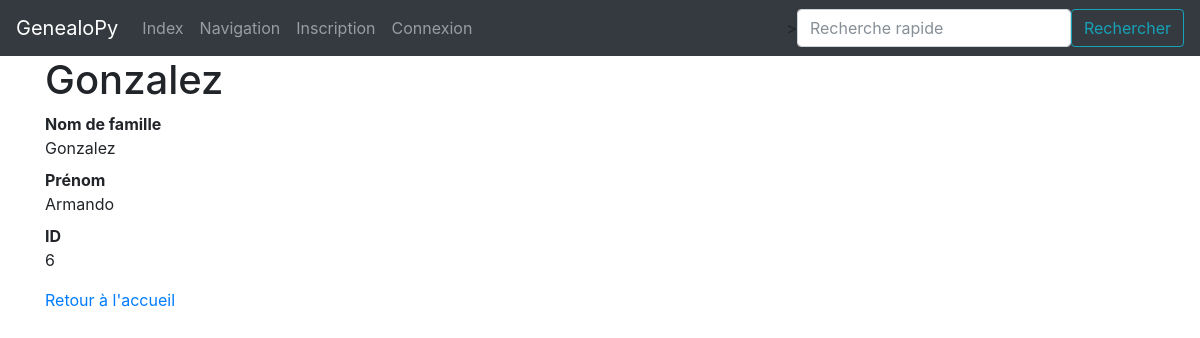
The page /person/6 on the database its author committed.
### genealopy/modeles/donnees.py (models this page shows, shortened)
class Personnes(db.Model):
    __tablename__ = "personnes"
    personne_id = db.Column(db.Integer, unique=True, nullable=False, primary_key=True, autoincrement=True)
    personne_nom = db.Column(db.Text)
    personne_prenom = db.Column(db.Text)
    evenement = db.relationship("evenement", back_populates="personnes")
    authorships = db.relationship("Authorship", back_populates="personnes")

### genealopy/routes/generic.py (the view)
@app.route("/person/<int:personne_id>")
def person(personne_id):
    personne_unique = Personnes.query.get(personne_id)
    return render_template("pages/person.html", person=personne_unique)

### genealopy/templates/pages/person.html (shortened to what this page needs)
{% extends "conteneur.html" %}
{% block corps %}
    {% if person %}
        <h1>{{person.personne_nom}}</h1>
        <dl>
            <dt>Nom de famille</dt><dd>{{person.personne_nom}}</dd>
            <dt>Prénom</dt><dd>{{person.personne_prenom}}</dd>
            <dt>ID</dt><dd>{{person.personne_id}}</dd>
        </dl>
    {% else %}
        <p>La base de données est en cours de constitution</p>
    {% endif %}
    <p><a href="{{url_for('homepage')}}">Retour à l'accueil</a></p>
{% endblock %}

### rows shown on the page
Personnes: personne_nom "Gonzalez", personne_prenom "Armando", personne_id "6"
